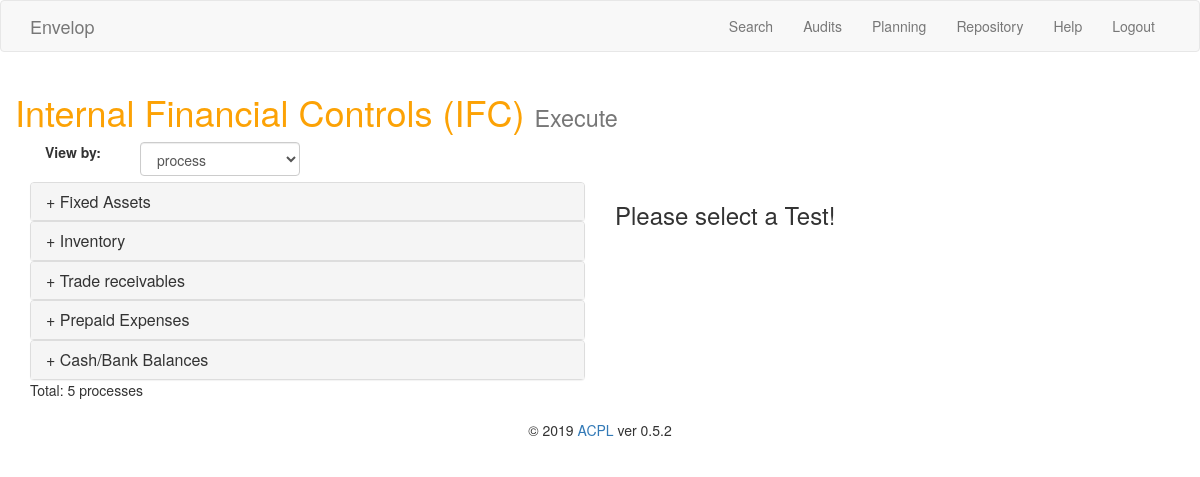
The page /audits/audit/8/execute/process (signed in) on the database its author committed.
### audits/models.py (models this page shows, shortened)
class Audit(models.Model):
    DRAFT = "DR"
    ACTIVE = "AC"
    CLOSED = "CL"
    status_choices = (
        (DRAFT, 'Draft Status'),
        (ACTIVE, 'Active Status'),
        (CLOSED, 'Closed Status'),
        )
    title = models.CharField(max_length=200)
    desc = models.TextField('audit description', blank=True)
    status = models.CharField(max_length=2,
                              choices=status_choices,
                            default=DRAFT)
    start_date = models.DateField()
    end_date = models.DateField()
    fy = models.CharField('fiscal year', max_length=4)
    changed_by = models.ForeignKey('auth.User',on_delete=models.DO_NOTHING,)
    changed_on = models.DateTimeField(auto_now=True)
    papers = GenericRelation(Attachment)

class Process(models.Model):
    audit = models.ForeignKey(Audit, related_name="process_audit", on_delete=models.CASCADE,)
    title = models.CharField(max_length=200)
    ref_id = models.CharField('reference ID', max_length=200, null=True, blank=True, default="")
    desc = models.TextField('process description', blank=True)
    changed_by = models.ForeignKey('auth.User',on_delete=models.DO_NOTHING,)
    changed_on = models.DateTimeField(auto_now=True)
    papers = GenericRelation(Attachment)

### audits/views.py (the view)
class AuditExecuteView(generic.ListView):
    template_name = 'audits/execute.html'
    def get_queryset(self):
        if self.kwargs['view_type'] == 'process':
            return Process.objects.filter(audit_id=self.kwargs['audit_id'])\
            .order_by('-changed_on').distinct()
        elif self.kwargs['view_type'] == 'objective':
            return Objective.objects.filter(audit_id=self.kwargs['audit_id'])\
                    .order_by('-changed_on').distinct()
        elif self.kwargs['view_type'] == 'risk':
            return Risk.objects.filter(audit_id=self.kwargs['audit_id'])\
                    .order_by('-changed_on').distinct()
        elif self.kwargs['view_type'] == 'control':
            return Control.objects.filter(audit_id=self.kwargs['audit_id'])\
                    .order_by('-changed_on').distinct()
        elif self.kwargs['view_type'] == 'test':
            return Test.objects.filter(audit_id=self.kwargs['audit_id'])\
                    .order_by('-changed_on').distinct()
        return []
    def get_context_data(self, **kwargs):
        context = super(AuditExecuteView, self).get_context_data(**kwargs)
        context['type'] = self.kwargs['view_type']
        context['audit_id'] = self.kwargs['audit_id']
        context['process_id'] = 0
        context['objective_id'] = 0
        context['risk_id'] = 0
        context['control_id'] = 0
        context['test_id'] = 0
        context['audit'] = Audit.objects.get(id=int(self.kwargs['audit_id']))
        return context

### audits/templates/audits/execute.html (shortened to what this page needs)
{% extends "base.html" %}
{% block content %}
<div class="col-md-12">
    <h1><a href="{% url 'audits:audit' audit.id %}">{{ audit.title }}</a> <small>Execute</small></h1>
    <div class="col-md-12">
    	<label class="control-label col-md-1">View by:</label>
        <div class="col-md-2">
            <select class="form-control" id="audit_view">
                <option {% ifequal type 'process' %}selected="true"{% endifequal %} value="process">process</option>
            </select>
        </div>
    </div>
    <br><br>
    {% if type == 'process' %}
    {% include 'audits/process_execute.html' %}
    {% endif %}
    <div class="col-md-5" id="right_panel"><h3>Please select a Test!</h3></div>
</div>
{% endblock %}

### templates/base.html (shortened to what this page needs)
{% load staticfiles %}
<!DOCTYPE html>
<html>
  <head>
	<link rel="stylesheet" href="{% static "css/bootstrap.min.css" %}">
	<link rel="stylesheet" href="{% static "css/style.css" %}">
  </head>
  <body>
    {% block headernav %}
<nav class="navbar navbar-default">
  <div class="container">
    <div class="navbar-header">
      <a class="navbar-brand" href="/">Envelop</a>
    </div>
    <div class="collapse navbar-collapse" id="myNavbar">
      <ul class="nav navbar-nav navbar-right">
{% if user.is_authenticated %}
        <li><a href="/not_implemented">Search</a></li>
        <li><a href="{% url 'audits:index' %}">Audits</a></li>
        <li><a href="{% url 'planning:planning_list' %}">Planning</a></li>
         <li><a href="/not_implemented">Repository</a></li>
        <li><a href="/help" target="_blank">Help</a></li>
        <li><a href="{% url 'admin:logout' %}?next=/">Logout</a></li>
{% else %}
        <li><a href="{% url 'admin:login' %}?next={{request.path}}">Login</a></li>
{% endif %}
      </ul>
    </div>
  </div>
</nav>
{% endblock %}
<div class="container-fluid">
   <div class="row">
{% block content %}
{% endblock %}
   </div>
</div>
<footer class="container-fluid text-center">
  <p>&copy; 2019 <a href="https://arambankudyil.net" target="_blank" title="Arambankudyil Consultancy">ACPL</a> ver 0.5.2</p>
</footer>
  </body>
</html>

### audits/templates/audits/process_execute.html (shortened to what this page needs)
    <div class="col-md-6">
            <div class="panel-group" id="accordion1">
                {% if object_list %}
                {% for process in object_list %}
                <div class="panel panel-default" id="prr_{{ process.id }}">
                    <div class="panel-heading">
                        <h4 class="panel-title">
                            <a id="process_{{process.id}}" data-toggle="collapse" data-parent="#accordion1" href="#pr_{{ process.id }}_collapse" onclick="get_objectives('process_'+{{process.id}}, {{process.id}})">+</a> <a href="javascript:;" {% if management %}onclick="loadAjaxProcessForm({{ audit_id }}, {{ process.id }})" {% else %} data-toggle="modal" data-target="#pr_{{ process.id }}" {% endif %} class="process-title-{{ process.id }}">{{ process.title }}</a>
                        </h4>
                    </div>
                </div>
                {% endfor %}
                <div>Total: {{ object_list.count}} processes</div>
            {% endif %}
            </div>
        </div>

### audits/static/css/style.css (style rules this page uses)
h1 a { color: #FCA205; }

### rows shown on the page
Audit: title "Internal Financial Controls (IFC)"
Process: title "Fixed Assets"
Process: title "Inventory"
Process: title "Trade receivables"
Process: title "Prepaid Expenses"
Process: title "Cash/Bank Balances"

### other values the page prints
{{ object_list.count }} "5"
